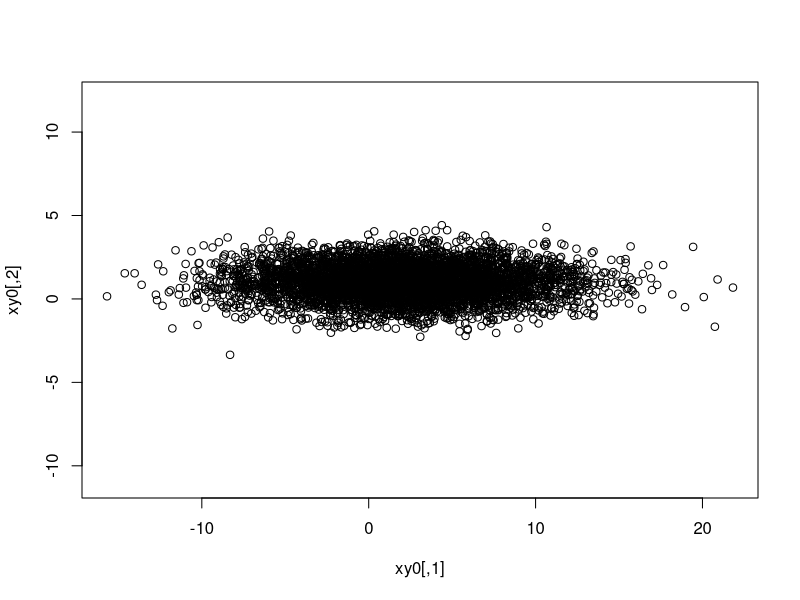
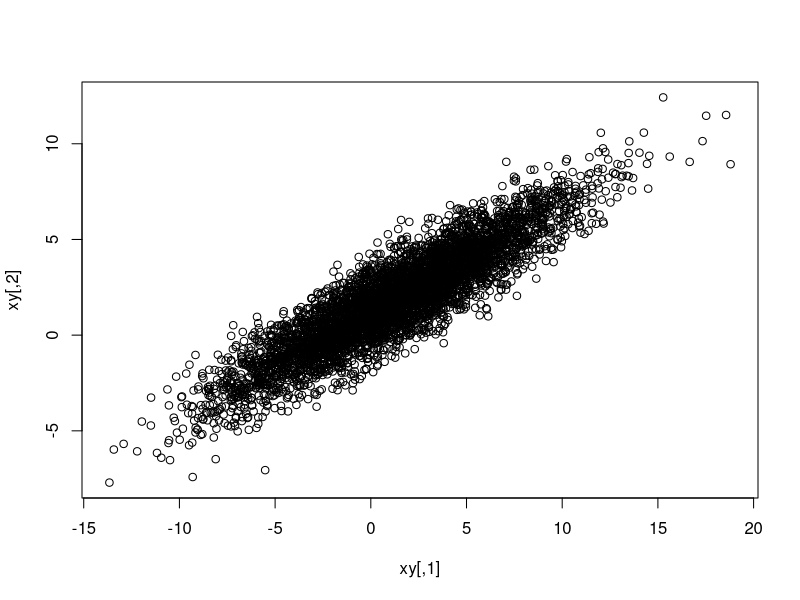
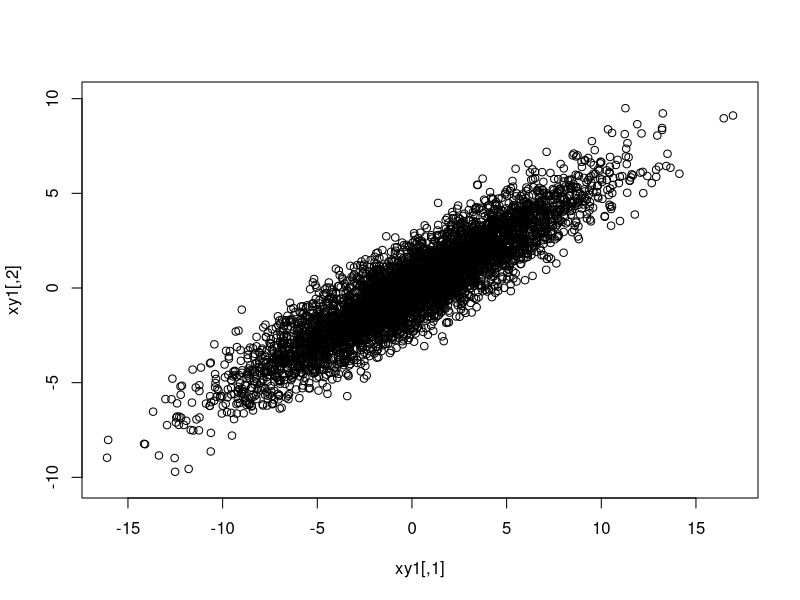
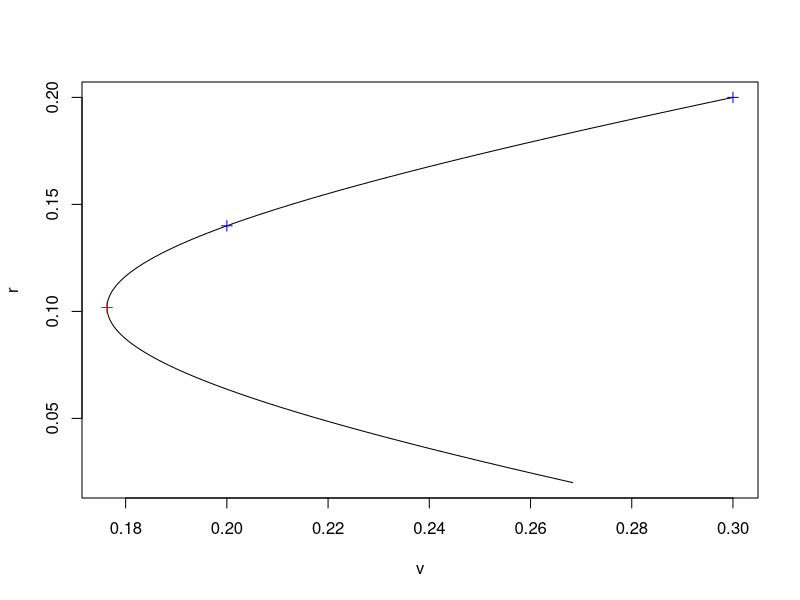
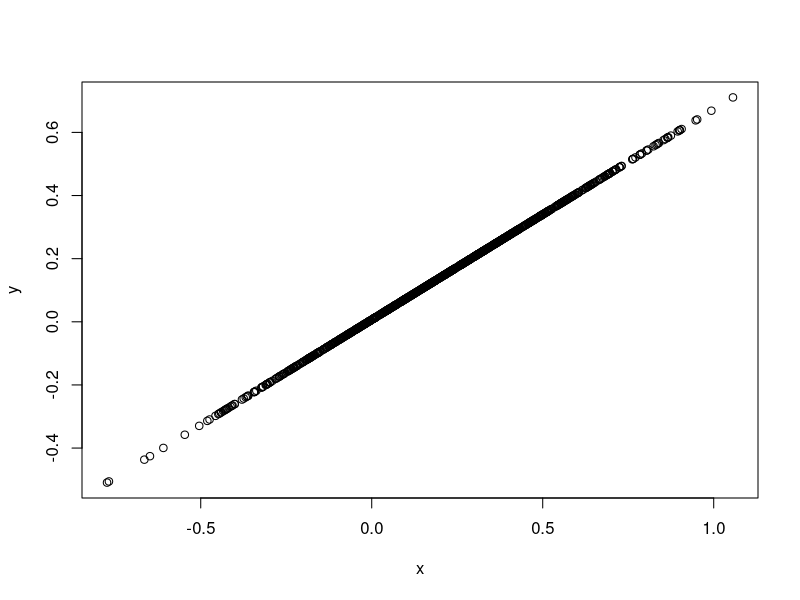
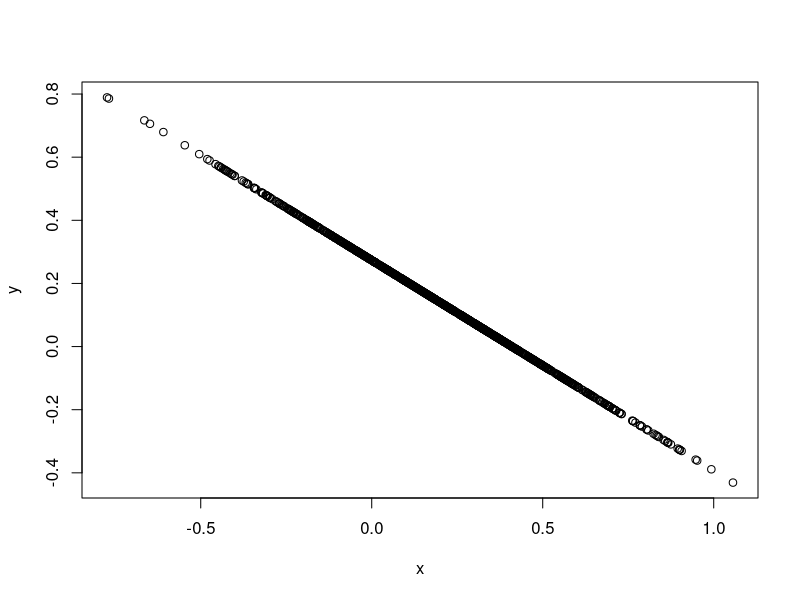
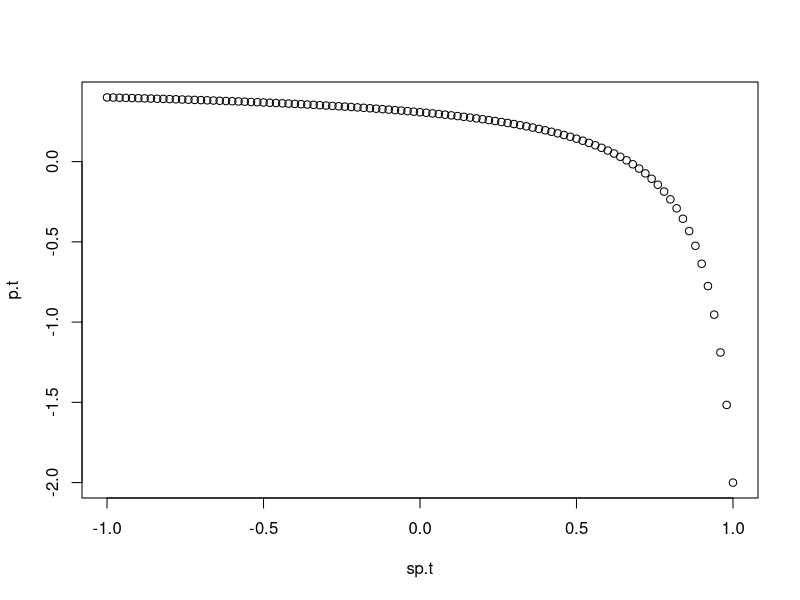

Generate these figures, in order, with R:
## ---- chunk 1
knitr::opts_chunk$set(echo = TRUE)
## ---- chunk 2
#the covariance
n = 5e3
x = rnorm(n,2,5)
y = rnorm(n,1,1)
# two independent variables
xy0 = matrix(c(x,y),ncol = 2)
cov(xy0)
plot(xy0,asp = 1)
## ---- chunk 3
#add some rotation
a = pi/6
Tm = matrix(c(cos(a),sin(a),-sin(a),cos(a)),ncol = 2)
#xy = Tm %*% matrix(c(x,y),nrow = 2,byrow = T)
xy = xy0 %*% t(Tm) #the center is also changed
plot(xy,asp = 1)
## ---- chunk 4
#try to reverse the rotation with PCA
xy.p = prcomp(xy)
#cov(xy) should equal \[u^T \Sigma u\], u^T

#the following two should be close
cov(xy)
xy.p$rotation %*% cov(xy0) %*% t(xy.p$rotation)

#the following two should be close
cov(xy0)
t(xy.p$rotation) %*% cov(xy) %*% xy.p$rotation


#steps for generating random variable based on covariance matrix
xy.e = eigen(cov(xy))
k = length(xy.e$values)
u = matrix(rep(0,n*k),ncol = k)
for(i in 1:k){
  u[,i] = rnorm(n,sd = sqrt(xy.e$values[i]))
}
xy1 = u %*% t(xy.e$vectors)
plot(xy1,asp = 1)
## ---- chunk 5
ret = c(0.2,0.14)
vol = c(0.3,0.2)
rho = 0.9
n = 1e3
rhom =  matrix(c(1,rho,rho,1),ncol = 2)
s = matrix(outer(vol,vol)*rhom,ncol = length(vol))

t = seq(-2,1,0.02)
sp =0.9#s[1,2] #vol[2]/vol[1]#vol[1]/vol[2]#
r = ret[1]*t + ret[2]*(1-t)
v = sqrt(vol[1]^2*t^2 + vol[2]^2*(1-t)^2+2*t*(1-t)*sp*vol[1]*vol[2])
plot(v,r,type = 'l')
#v1^2*t - v2^2*(1-t) + (1-2*t)*v1*v2*s = 0 => (v1^2+v2^2-2*v1*v2*s)*t+v1*v2*s-v2^2 = 0
mv.p.t = (-sp*vol[1]*vol[2]+vol[2]^2)/(vol[1]^2+vol[2]^2-2*sp*vol[1]*vol[2])
print(mv.p.t)
mv.r = ret[1]*mv.p.t + ret[2]*(1-mv.p.t)
mv.v = sqrt(vol[1]^2*mv.p.t^2 + vol[2]^2*(1-mv.p.t)^2+2*mv.p.t*(1-mv.p.t)*sp*vol[1]*vol[2])

points(mv.v,mv.r,pch = 3, col = "red")
points(vol,ret,pch = 3,col = "blue")

#set a sp = 1 case => t = vol[2]/(vol[2]-vol[1]), 1-t = -vol[1]/(vol[2]-vol[1])
x = rnorm(n,ret[1],vol[1])
y = vol[2]/vol[1]*(x - ret[1]) + ret[2]
plot(x,y)
cov(matrix(c(x,y),ncol = 2))
cor(matrix(c(x,y),ncol = 2))
u = -vol[2]*x + vol[1]*y # lock in -vol[2]*x + vol[1]*y 
#sp = -1 => t = vol[2]/(vol[2]+vol[1]), 1-t = vol[1]/(vol[2]+vol[1])
y = -vol[2]/vol[1]*(x - ret[1]) + ret[2]
plot(x,y)
cov(matrix(c(x,y),ncol = 2))
cor(matrix(c(x,y),ncol = 2))
u = vol[2]*x + vol[1]*y # lock in vol[2]*x + vol[1]*y 
#abs(sp) = 1 => v= abs(vol[1]*t+sig*vol[2]*(1-t)) => straight lines,v would hit 0 with some t


#vary sp
sp.t = seq(-1,1,0.02)
p.t = (-sp.t*vol[1]*vol[2]+vol[2]^2)/(vol[1]^2+vol[2]^2-2*sp.t*vol[1]*vol[2])
plot(sp.t,p.t)
##p.t = 0 => sp.t = vol[2]/vol[1]
##p.t = 1 => sp.t = vol[1]/vol[2]
## if sp > min(vol[2]/vol[1],vol[1]/vol[2]), t will be outside of [0,1], the min.v point is not between

